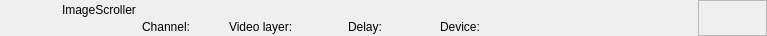
<?xml version="1.0" encoding="UTF-8"?>
<ui version="4.0">
 <class>RundownImageScrollerWidget</class>
 <widget class="QWidget" name="RundownImageScrollerWidget">
  <property name="geometry">
   <rect>
    <x>0</x>
    <y>0</y>
    <width>767</width>
    <height>36</height>
   </rect>
  </property>
  <layout class="QHBoxLayout" name="horizontalLayout">
   <property name="spacing">
    <number>0</number>
   </property>
   <property name="margin">
    <number>0</number>
   </property>
   <item>
    <widget class="QFrame" name="frameItem">
     <property name="sizePolicy">
      <sizepolicy hsizetype="Preferred" vsizetype="Fixed">
       <horstretch>0</horstretch>
       <verstretch>0</verstretch>
      </sizepolicy>
     </property>
     <property name="minimumSize">
      <size>
       <width>0</width>
       <height>36</height>
      </size>
     </property>
     <widget class="QLabel" name="labelThumbnail">
      <property name="geometry">
       <rect>
        <x>22</x>
        <y>2</y>
        <width>32</width>
        <height>32</height>
       </rect>
      </property>
      <property name="text">
       <string/>
      </property>
      <property name="pixmap">
       <pixmap resource="../Resource.qrc">:/Graphics/Images/ImageScroller.png</pixmap>
      </property>
      <property name="scaledContents">
       <bool>true</bool>
      </property>
     </widget>
     <widget class="QLabel" name="labelLabel">
      <property name="geometry">
       <rect>
        <x>62</x>
        <y>2</y>
        <width>533</width>
        <height>16</height>
       </rect>
      </property>
      <property name="text">
       <string>ImageScroller</string>
      </property>
     </widget>
     <widget class="QLabel" name="labelChannel">
      <property name="geometry">
       <rect>
        <x>142</x>
        <y>19</y>
        <width>78</width>
        <height>16</height>
       </rect>
      </property>
      <property name="text">
       <string>Channel:</string>
      </property>
     </widget>
     <widget class="QLabel" name="labelVideolayer">
      <property name="geometry">
       <rect>
        <x>229</x>
        <y>19</y>
        <width>110</width>
        <height>16</height>
       </rect>
      </property>
      <property name="text">
       <string>Video layer:</string>
      </property>
     </widget>
     <widget class="QLabel" name="labelColor">
      <property name="geometry">
       <rect>
        <x>0</x>
        <y>0</y>
        <width>18</width>
        <height>36</height>
       </rect>
      </property>
      <property name="text">
       <string/>
      </property>
     </widget>
     <widget class="QLabel" name="labelGroupColor">
      <property name="geometry">
       <rect>
        <x>0</x>
        <y>0</y>
        <width>6</width>
        <height>36</height>
       </rect>
      </property>
      <property name="text">
       <string/>
      </property>
     </widget>
     <widget class="QLabel" name="labelDevice">
      <property name="geometry">
       <rect>
        <x>440</x>
        <y>19</y>
        <width>260</width>
        <height>16</height>
       </rect>
      </property>
      <property name="text">
       <string>Device:</string>
      </property>
     </widget>
     <widget class="QLabel" name="labelDelay">
      <property name="geometry">
       <rect>
        <x>348</x>
        <y>19</y>
        <width>83</width>
        <height>16</height>
       </rect>
      </property>
      <property name="text">
       <string>Delay:</string>
      </property>
     </widget>
    </widget>
   </item>
   <item>
    <widget class="QFrame" name="frameStatus">
     <property name="minimumSize">
      <size>
       <width>69</width>
       <height>0</height>
      </size>
     </property>
     <property name="maximumSize">
      <size>
       <width>69</width>
       <height>16777215</height>
      </size>
     </property>
     <property name="frameShape">
      <enum>QFrame::StyledPanel</enum>
     </property>
     <property name="frameShadow">
      <enum>QFrame::Raised</enum>
     </property>
     <widget class="QLabel" name="labelGpiConnected">
      <property name="geometry">
       <rect>
        <x>1</x>
        <y>2</y>
        <width>32</width>
        <height>32</height>
       </rect>
      </property>
      <property name="minimumSize">
       <size>
        <width>32</width>
        <height>32</height>
       </size>
      </property>
      <property name="maximumSize">
       <size>
        <width>32</width>
        <height>32</height>
       </size>
      </property>
      <property name="lineWidth">
       <number>0</number>
      </property>
      <property name="text">
       <string/>
      </property>
      <property name="pixmap">
       <pixmap resource="../Resource.qrc">:/Graphics/Images/GpiConnected.png</pixmap>
      </property>
      <property name="scaledContents">
       <bool>true</bool>
      </property>
     </widget>
     <widget class="QLabel" name="labelDisconnected">
      <property name="geometry">
       <rect>
        <x>32</x>
        <y>2</y>
        <width>32</width>
        <height>32</height>
       </rect>
      </property>
      <property name="minimumSize">
       <size>
        <width>32</width>
        <height>32</height>
       </size>
      </property>
      <property name="maximumSize">
       <size>
        <width>32</width>
        <height>32</height>
       </size>
      </property>
      <property name="text">
       <string/>
      </property>
      <property name="pixmap">
       <pixmap resource="../Resource.qrc">:/Graphics/Images/Disconnected.png</pixmap>
      </property>
      <property name="scaledContents">
       <bool>true</bool>
      </property>
     </widget>
     <widget class="QLabel" name="labelActiveColor">
      <property name="geometry">
       <rect>
        <x>64</x>
        <y>0</y>
        <width>5</width>
        <height>36</height>
       </rect>
      </property>
      <property name="minimumSize">
       <size>
        <width>5</width>
        <height>36</height>
       </size>
      </property>
      <property name="maximumSize">
       <size>
        <width>5</width>
        <height>36</height>
       </size>
      </property>
      <property name="text">
       <string/>
      </property>
     </widget>
    </widget>
   </item>
  </layout>
 </widget>
 <resources>
  <include location="../Resource.qrc"/>
 </resources>
 <connections/>
 <slots>
  <slot>addToCombo()</slot>
 </slots>
</ui>
